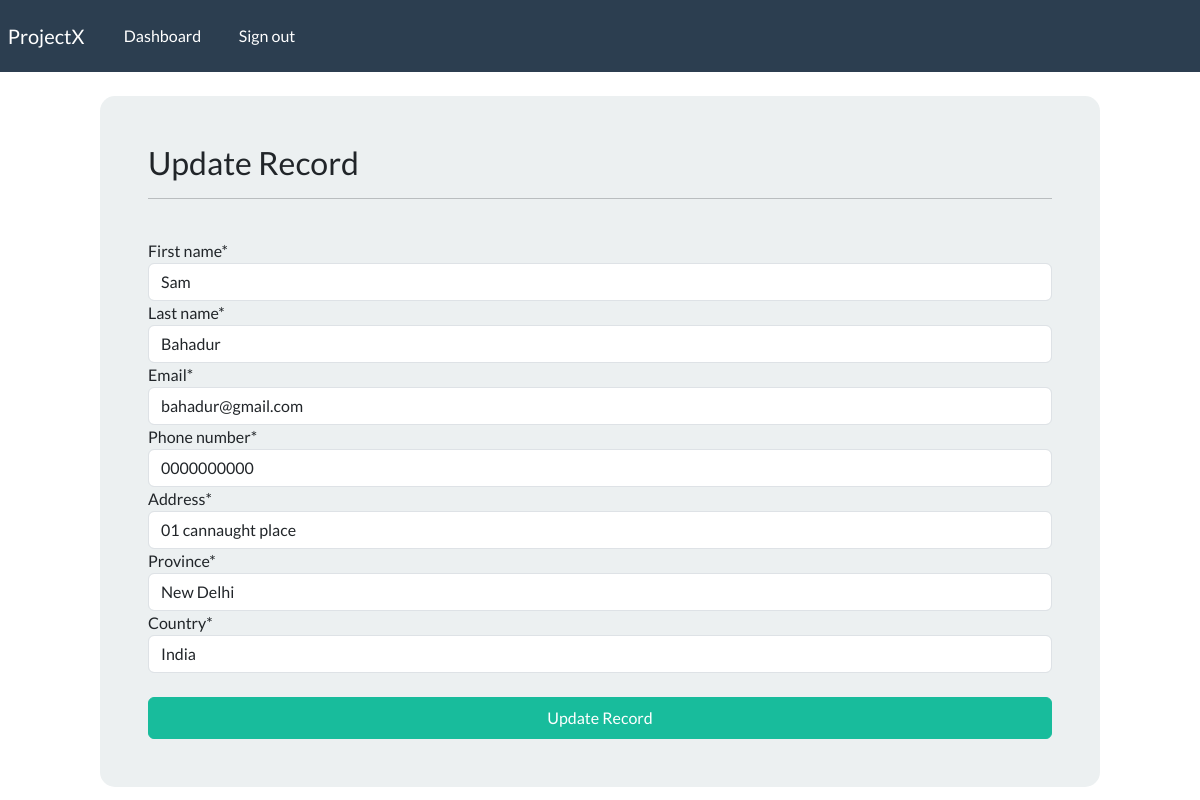
Page /update_record/3 (signed in) on the committed database.
### webapp/models.py (models this page shows, shortened)
class Record(models.Model):
    creation_date = models.DateTimeField(auto_now_add = True)
    first_name = models.CharField(max_length = 100)
    last_name = models.CharField(max_length = 100)
    email = models.CharField(max_length = 250)
    phone_number = models.CharField(max_length = 30)
    address = models.CharField(max_length = 200)
    province = models.CharField(max_length = 200)
    country = models.CharField(max_length = 200)

### webapp/views.py (the view)
# urls.py: path('update_record/<int:pk>',update_record,name = 'update_record'),
@login_required(login_url='login')
def update_record(request,pk):
    record = Record.objects.get(id = pk)
    form = UpdateRecordForm(instance=record)
    if request.method == 'POST':
        form = UpdateRecordForm(request.POST,instance=record)
        if form.is_valid:
            form.save()
            return redirect ('dashboard')
    context = {'form':form}
    return render(request,'webapp/update.html',context=context)

### webapp/forms.py
class UpdateRecordForm(forms.ModelForm):
    class Meta:
        model = Record
        fields = ['first_name','last_name','email','phone_number','address','province','country']

### webapp/templates/webapp/update.html (shortened to what this page needs)
{%extends 'webapp/base.html' %}
{% load crispy_forms_tags %}
{% block content %}
    <body>
        <div class="container bg-light shadow-md p-5 form-layout">
            <h3>Update Record</h3>
            <hr>
            <br>
            <form method="POST" autocomplete="off">
                {{form|crispy}}
                <br>
                <button type="submit" class="btn btn-success w-100 btn-block p-2">Update Record</button>
            </form>
        </div>
    </body>
{% endblock %}

### static/css/styles.css (style rules this page uses)
.form-layout { border-radius: 15px; width: 1000px; }

### rows in the picture
Record: first_name "Sam", last_name "Bahadur", email "bahadur@gmail.com", phone_number "0000000000", address "01 cannaught place", province "New Delhi", country "India"
